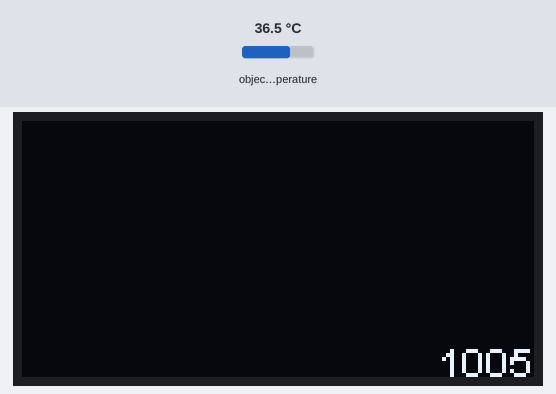
This sketch was run on a simulated Arduino Uno, built with avr-gcc and run on an emulated ATmega328P. Parts: 128×64 one-colour display. The inputs (shaded band) are chosen by the test bench; at power-on: object temperature 36.5 °C. What the sketch prints to the serial monitor is not drawn.

Above: at 1.1 s.
At 5.1 s:
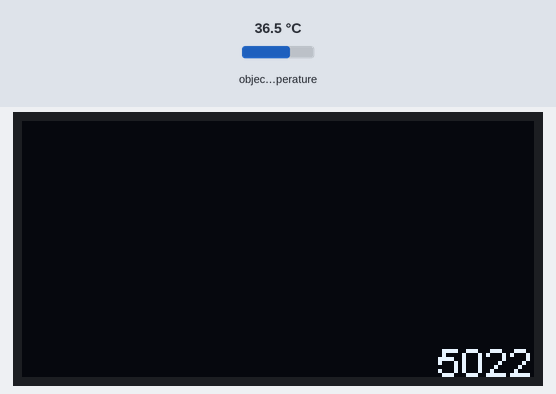
At 10.1 s:
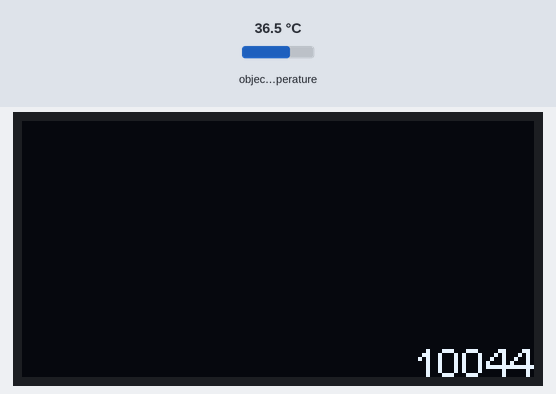
At 19.1 s:
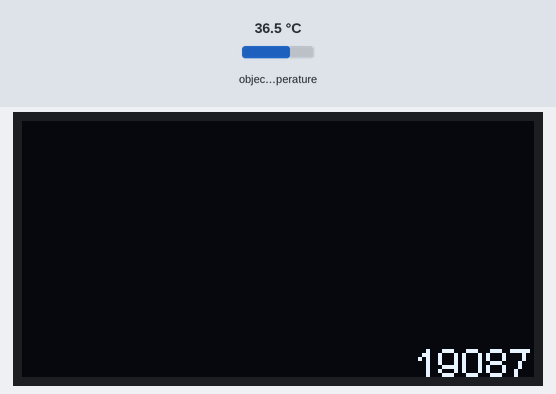
At 28.2 s:
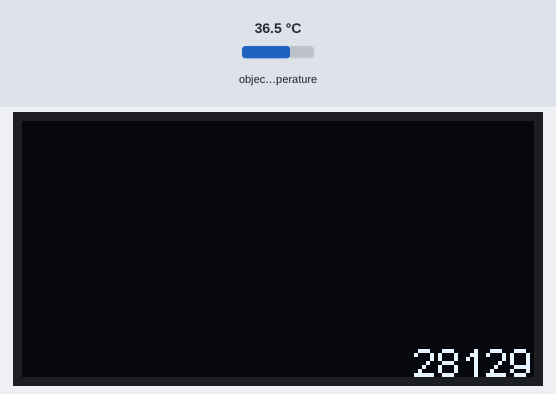
At 38.2 s:
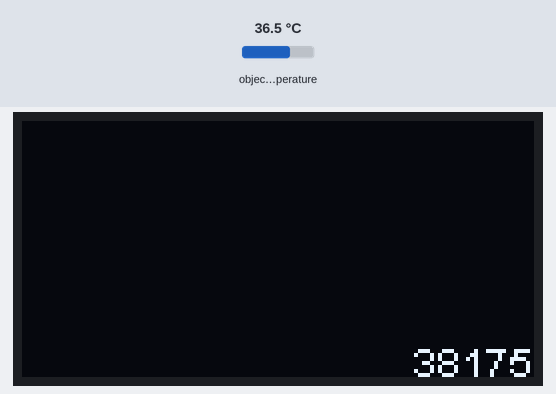

Measured:
- what the display in image 0 shows lasts 1.0 s, from 1.0 s to 2.0 s

The sketch:

fy-V2.ino
```cpp
#include <Wire.h>
#include <Adafruit_MLX90614.h>
#include "SH1106Wire.h"


Adafruit_MLX90614 mlx = Adafruit_MLX90614(0x5A);
double temp;
SH1106Wire display(0x3c, SDA, SCL);
void setup() {

  display.init();

  display.flipScreenVertically();
  display.setFont(ArialMT_Plain_10);
  Serial.begin(9600);
  mlx.begin();


}

void loop() {
  Serial.println(mlx.readObjectTempC());
  display.clear();
  display.setFont(ArialMT_Plain_10);
  display.setTextAlignment(TEXT_ALIGN_RIGHT);
  display.drawString(128, 54, String(millis()));
  // write the buffer to the display
  display.display();

  delay(1000);
}
```
